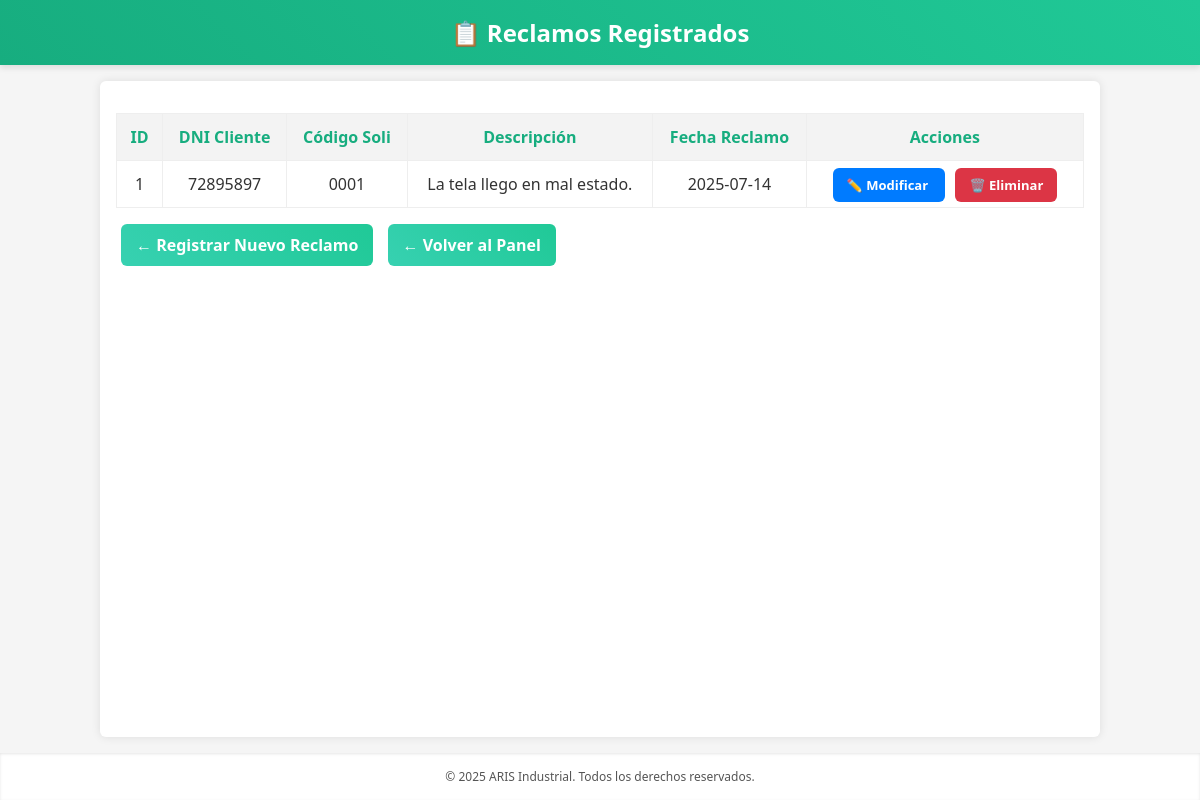
Page /vistas/frmReclamosRegistrados.php on the committed database.
### tables this page shows
CREATE TABLE `treclamo` (
  `idreclamo` int(11) NOT NULL,
  `dni_cliente` char(8) NOT NULL,
  `codigo_soli` char(4) NOT NULL,
  `descripcionR` text NOT NULL,
  `fecha_reclamo` date NOT NULL
);

### modelos/reclamoDAO.php (called while the page is built, shortened)
<?php
include("conexion.php");
function getReclamos() {
    global $cn;
    $sql = "SELECT * FROM TReclamo";
    return mysqli_query($cn, $sql);
}
?>

### controladores/reclamoController.php (called while the page is built, shortened)
<?php
include("../modelos/reclamoDao.php");
function listaReclamos() {
    return getReclamos();
}
?>

### vistas/frmReclamosRegistrados.php (the view, shortened to what this page needs)
<!DOCTYPE html>
<html lang="es">
<head>
</head>
<body>
<header>📋 Reclamos Registrados</header>
<div class="container">
  <?php
    include("../controladores/reclamoController.php");
    $reclamos = listaReclamos();
    if (mysqli_num_rows($reclamos) > 0) {
        echo "<table>
                <tr>
                  <th>ID</th>
                  <th>DNI Cliente</th>
                  <th>Código Soli</th>
                  <th>Descripción</th>
                  <th>Fecha Reclamo</th>
                  <th>Acciones</th>
                </tr>";
        while ($row = mysqli_fetch_assoc($reclamos)) {
            echo "<tr>
                    <td>{$row['idreclamo']}</td>
                    <td>{$row['dni_cliente']}</td>
                    <td>{$row['codigo_soli']}</td>
                    <td>{$row['descripcionR']}</td>
                    <td>{$row['fecha_reclamo']}</td>
                    <td>
                      <a class='btn modificar'
                         href='frmModificarReclamo.php?idreclamo={$row['idreclamo']}'>
                        ✏️ Modificar
                      </a>
                      <a class='btn eliminar'
                         href='../controladores/reclamoController.php?accion=eliminar&idreclamo={$row['idreclamo']}'
                         onclick=\"return confirm('¿Eliminar este reclamo?');\">
                        🗑️ Eliminar
                      </a>
                    </td>
                  </tr>";
        }
        echo "</table>";
    } else {
        echo "<p>No hay reclamos registrados.</p>";
    }
  ?>
  <a href="frmRegistroReclamo.php" class="volver-btn">← Registrar Nuevo Reclamo</a>
  <a href="frmPrincipalAdm.php" class="volver-btn">← Volver al Panel</a>
</div>
<div class="footer">
  © 2025 ARIS Industrial. Todos los derechos reservados.
</div>
</body>
</html>

### vistas/frmReclamosRegistrados.php (style rules this page uses)
:root { --verde-agua: #20c997; --verde-agua-dark: #17ad7f; --turquesa: #37d1b1; --gris-fondo: #f5f5f5; --texto: #333; --gris-claro: #ffffff; --rojo-aris: #cc0000; --gris-texto: #555; --radio: 6px; --espacio: 16px; }
* { box-sizing: border-box; margin:0; padding:0 }
body { font-family: 'Segoe UI', sans-serif; background: var(--gris-fondo); color: var(--texto); display: flex; flex-direction: column; min-height: 100vh; }
header { background: linear-gradient(45deg, var(--verde-agua-dark), var(--verde-agua)); color: white; padding: var(--espacio); text-align: center; font-size: 24px; font-weight: bold; box-shadow: 0 3px 6px rgba(0,0,0,0.1); }
.container { flex: 1; width: 90%; max-width: 1000px; margin: var(--espacio) auto; background: var(--gris-claro); border-radius: var(--radio); box-shadow: 0 0 10px rgba(0,0,0,0.1); padding: var(--espacio); opacity: 0; transform: translateY(20px); animation: fadeIn 0.6s forwards ease-out; }
table { width: 100%; border-collapse: collapse; margin-top: var(--espacio); }
th, td { padding: 12px; border: 1px solid #eee; text-align: center; }
th { background: #f3f3f3; color: var(--verde-agua-dark); }
.btn { padding: 8px 14px; font-size: 13px; border: none; border-radius: var(--radio); font-weight: bold; color: white; text-decoration: none; margin: 0 5px; transition: transform .1s, box-shadow .3s; }
.modificar { background-color: #007bff; }
.eliminar { background-color: #dc3545; }
.volver-btn { display: inline-block; background: linear-gradient(45deg, var(--turquesa), var(--verde-agua)); color: white; padding: 10px 15px; border-radius: var(--radio); text-decoration: none; font-weight: bold; margin: var(--espacio) 5px 0; transition: transform .1s, box-shadow .3s; }
.footer { text-align: center; font-size: 12px; padding: 15px; background-color: var(--gris-claro); color: var(--gris-texto); margin-top: auto; box-shadow: inset 0 1px 3px rgba(0,0,0,0.1); }

### rows in the picture
treclamo: idreclamo "1", dni_cliente "72895897", codigo_soli "0001", descripcionR "La tela llego en mal estado.", fecha_reclamo "2025-07-14"
